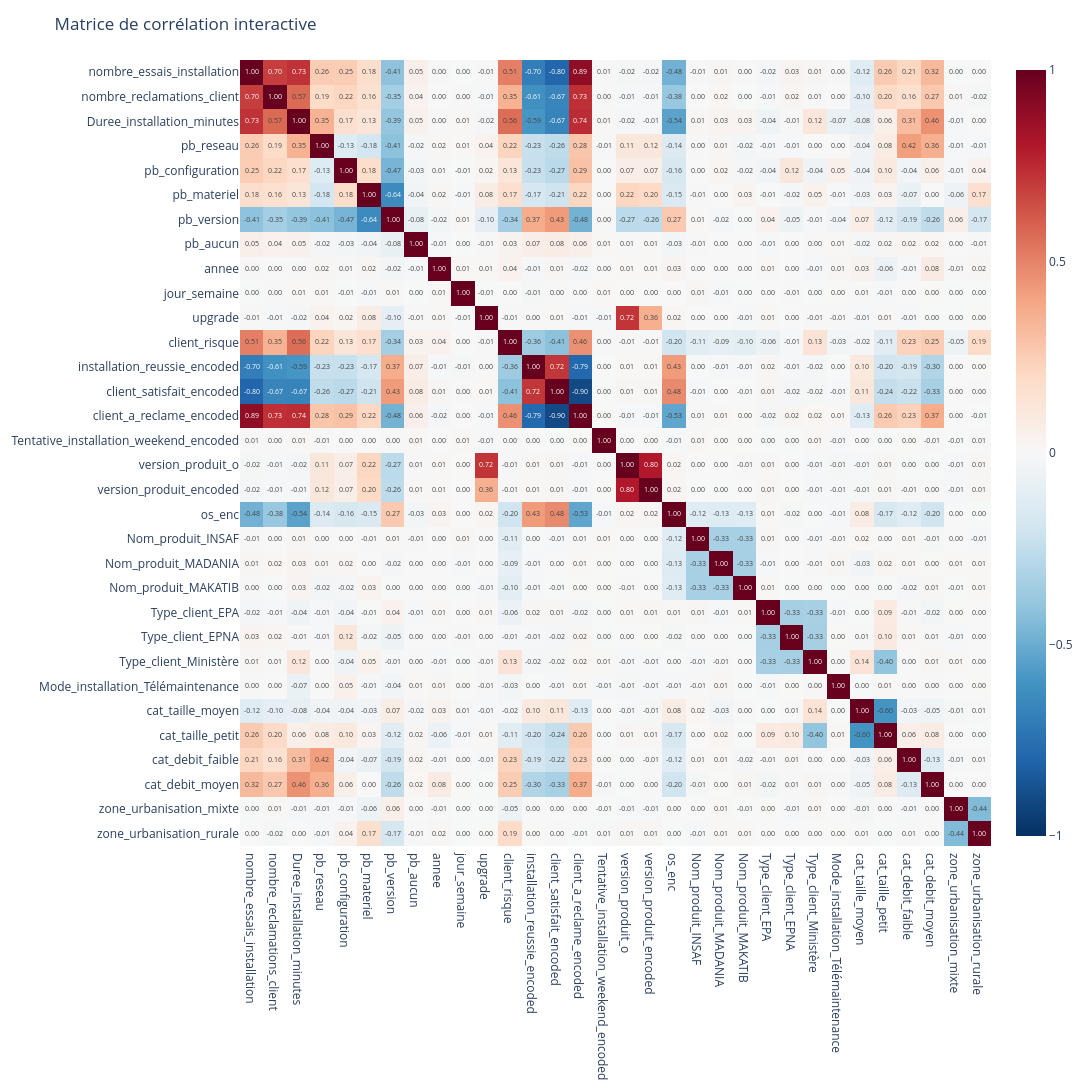

Source (notebook cell):
### Markdown cell above
### 6.1 Matrice de corrélation : Relation entre les variables

### Code cell
coeff_corr = df_kpi.corr(method='pearson')

fig = px.imshow(
    coeff_corr,
    text_auto=".2f",
    color_continuous_scale="RdBu_r",
    zmin=-1, zmax=1,
    aspect="auto"
)

fig.update_layout(
    title="Matrice de corrélation interactive",
    width=1400,   
    height=1200   
)

fig.update_traces(
    hovertemplate="X: %{x}<br>Y: %{y}<br>Corr: %{z:.2f}<extra></extra>"
)

fig.show()

### Figure 1 — Plotly figure (JSON) as saved in the notebook; plotly's stock layout.template omitted (floating-point values rounded to 4 significant figures; data arrays with more than 128 entries replaced by an {"elided": "..."} marker saying what was removed)
{"data": [{"coloraxis": "coloraxis", "hovertemplate": "X: %{x}<br>Y: %{y}<br>Corr: %{z:.2f}<extra></extra>", "name": "0", "texttemplate": "%{z:.2f}", "type": "heatmap", "x": ["nombre_essais_installation", "nombre_reclamations_client", "Duree_installation_minutes", "pb_reseau", "pb_configuration", "pb_materiel", "pb_version", "pb_aucun", "annee", "jour_semaine", "upgrade", "client_risque", "installation_reussie_encoded", "client_satisfait_encoded", "client_a_reclame_encoded", "Tentative_installation_weekend_encoded", "version_produit_o", "version_produit_encoded", "os_enc", "Nom_produit_INSAF", "Nom_produit_MADANIA", "Nom_produit_MAKATIB", "Type_client_EPA", "Type_client_EPNA", "Type_client_Ministère", "Mode_installation_Télémaintenance", "cat_taille_moyen", "cat_taille_petit", "cat_debit_faible", "cat_debit_moyen", "zone_urbanisation_mixte", "zone_urbanisation_rurale"], "xaxis": "x", "y": ["nombre_essais_installation", "nombre_reclamations_client", "Duree_installation_minutes", "pb_reseau", "pb_configuration", "pb_materiel", "pb_version", "pb_aucun", "annee", "jour_semaine", "upgrade", "client_risque", "installation_reussie_encoded", "client_satisfait_encoded", "client_a_reclame_encoded", "Tentative_installation_weekend_encoded", "version_produit_o", "version_produit_encoded", "os_enc", "Nom_produit_INSAF", "Nom_produit_MADANIA", "Nom_produit_MAKATIB", "Type_client_EPA", "Type_client_EPNA", "Type_client_Ministère", "Mode_installation_Télémaintenance", "cat_taille_moyen", "cat_taille_petit", "cat_debit_faible", "cat_debit_moyen", "zone_urbanisation_mixte", "zone_urbanisation_rurale"], "yaxis": "y", "z": {"elided": "32x32 float values"}}], "layout": {"coloraxis": {"cmax": 1, "cmin": -1, "colorscale": [[0, "rgb(5,48,97)"], [0.1, "rgb(33,102,172)"], [0.2, "rgb(67,147,195)"], [0.3, "rgb(146,197,222)"], [0.4, "rgb(209,229,240)"], [0.5, "rgb(247,247,247)"], [0.6, "rgb(253,219,199)"], [0.7, "rgb(244,165,130)"], [0.8, "rgb(214,96,77)"], [0.9, "rgb(178,24,43)"], [1, "rgb(103,0,31)"]]}, "height": 1200, "margin": {"t": 60}, "title": {"text": "Matrice de corrélation interactive"}, "width": 1400, "xaxis": {"anchor": "y", "domain": [0, 1]}, "yaxis": {"anchor": "x", "autorange": "reversed", "domain": [0, 1]}}}
